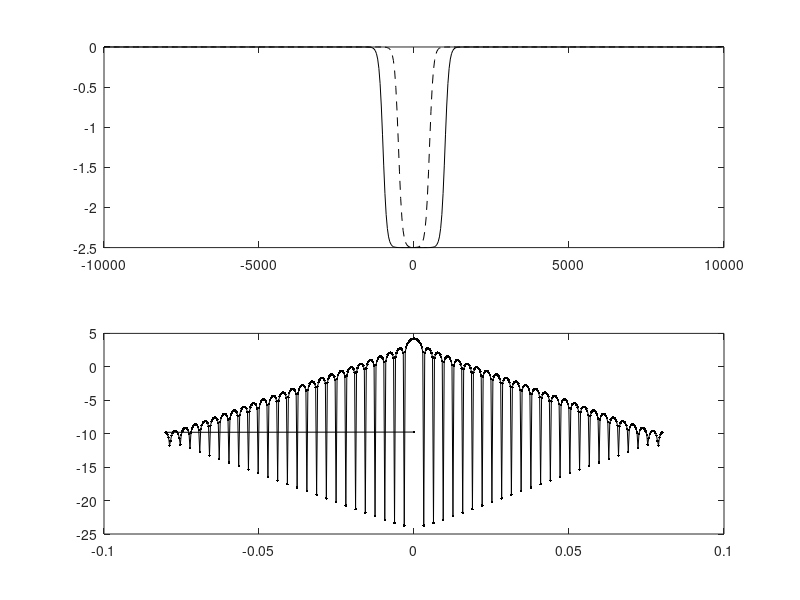
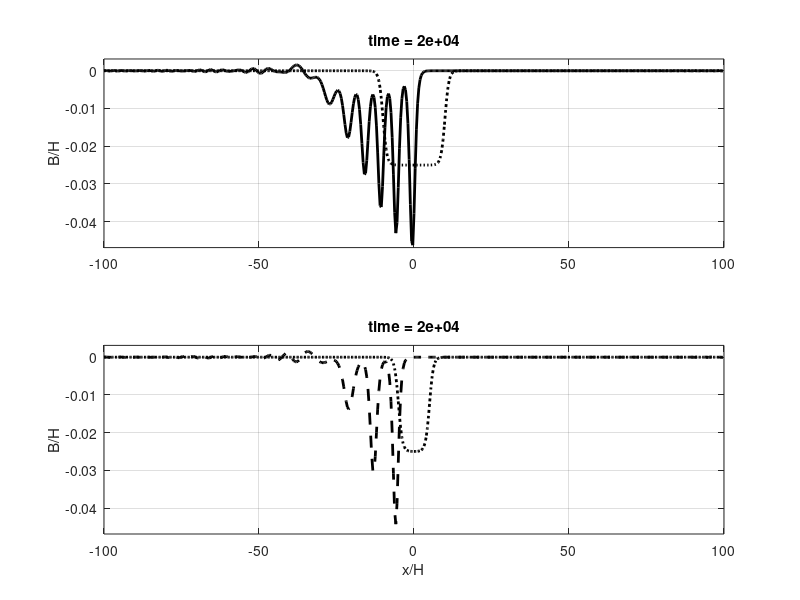

These figures' MATLAB source, in order:
%%FFT based method for the BBM equation
%% B_t + c_0 B_x + alpha B B_x - (beta/c)B_xxt = 0
% Uses leapfrog scheme
clear all; close all
%Physical parameters
H=100;
h1=20; %upper layer depth
h2=H-h1; %lower layer depth
g=9.81; drho=0.005; gp=g*drho;
ctwolayer=sqrt(gp*h1*h2/H);
betatwolayer=ctwolayer*h1*h2/6;
alphatwolayer=1.5*ctwolayer*(h1-h2)/(h1*h2);

%define a spatial grid
xmin = -1e4;
xmax = 1e4;
N = 2^9;
x = linspace(xmin,xmax,N+1); x=x(1:end-1);
dx = x(2)-x(1);

%make initial condition
B1 = -0.05*H*0.25*(tanh((x+0.1*xmax)/(0.0125*xmax))-tanh((x-0.1*xmax)/(0.0125*xmax)));
B2 = -0.05*H*0.25*(tanh((x+0.05*xmax)/(0.0125*xmax))-tanh((x-0.05*xmax)/(0.0125*xmax)));
u0=B1;
u02=B2;


%make wave numbers
nyquist_freq = 2*pi/(xmax-xmin);
ks=[0:N/2-1 0 -N/2+1:-1]*nyquist_freq;
ks2=ks.*ks; ks3=ks2.*ks;

% define the filter; this section is presently unused
% Here I use hypervisocsity so the order should be even
% The parameter can be somewhat automated but here I tune by hand
% filtord=8;
% hypervisc=1e-16;
% myfilt=1./(1+hypervisc*ks.^filtord);

% figure(100)
% clf
% subplot(2,1,1)
% plot(ks,'bo')
% ylabel('wavenumber')
% subplot(2,1,2)
% plot(fftshift(ks),fftshift(myfilt),'bo')
% xlabel('wavenumber')
% ylabel('filter')

%time step and number of steps
t=0;
dt = 1e-1;twodt=2*dt;
numstps=1000;
numouts=200;
figure(1)
clf
% this sets the thick line plotting parameters useful for hard copies and journals
%  set(gcf,'DefaultLineLineWidth',3,'DefaultTextFontSize',12,...
%         'DefaultTextFontWeight','bold','DefaultAxesFontSize',12,...
%           'DefaultAxesFontWeight','bold');
subplot(2,1,1)
plot(x,u0,'k-',x,u02,'k--')
subplot(2,1,2)
u0f=fft(u0);spec0=log10(u0f.*conj(u0f));
plot(fftshift(ks),fftshift(spec0),'k.-')

bbmfact=1./(1+(betatwolayer/ctwolayer).*ks2);
%start with one backward Euler time step then move to leapfrog
B1lin=-ctwolayer*sqrt(-1)*ks.*fft(B1);
B1nl=-0.5*alphatwolayer*sqrt(-1)*ks.*fft(B1.^2);
B1p=B1-dt*real(ifft(bbmfact.*(B1lin+B1nl)));
B2lin=-ctwolayer*sqrt(-1)*ks.*fft(B2);
B2nl=-0.5*alphatwolayer*sqrt(-1)*ks.*fft(B2.^2);
B2p=B2-dt*real(ifft(bbmfact.*(B2lin+B2nl)));
for ii=1:numouts
   for jj=1:numstps 
    t=t+dt;
    % explicit method for BBM
    B1lin=-ctwolayer*sqrt(-1)*ks.*fft(B1);
    B1nl=-0.5*alphatwolayer*sqrt(-1)*ks.*fft(B1.^2);
    B1f = B1p+twodt*real(ifft(bbmfact.*(B1lin+B1nl)));
    % explicit method for BBM
    B2lin=-ctwolayer*sqrt(-1)*ks.*fft(B2);
    B2nl=-0.5*alphatwolayer*sqrt(-1)*ks.*fft(B2.^2);
    B2f = B2p+twodt*real(ifft(bbmfact.*(B2lin+B2nl)));
    % now rotate the times
    B1p=B1; B1=B1f; B2p=B2; B2=B2f;
   end 
   figure(2)
   clf
   clf
% this sets the thick line plotting parameters useful for hard copies and journals
%  set(gcf,'DefaultLineLineWidth',3,'DefaultTextFontSize',12,...
%         'DefaultTextFontWeight','bold','DefaultAxesFontSize',12,...
%           'DefaultAxesFontWeight','bold');
   subplot(2,1,1)
   h=plot(x/H,u0/H,'k:',x/H,B1/H,'k-')
   set(h,'linewidth',2)
   grid on
   ylabel('B/H');
   title(['time = ' num2str(t,2)]);
   axis([xmin/H xmax/H -1.875*max(max(abs(u0)))/H 0.125*max(max(abs(u0)))/H])
   subplot(2,1,2)
   h=plot(x/H,u02/H,'k:',x/H,B2/H,'k--')
   set(h,'linewidth',2)
   grid on
   ylabel('B/H');
   title(['time = ' num2str(t,2)]);
   axis([xmin/H xmax/H -1.875*max(max(abs(u0)))/H 0.125*max(max(abs(u0)))/H])
   xlabel('x/H');
   drawnow

end
